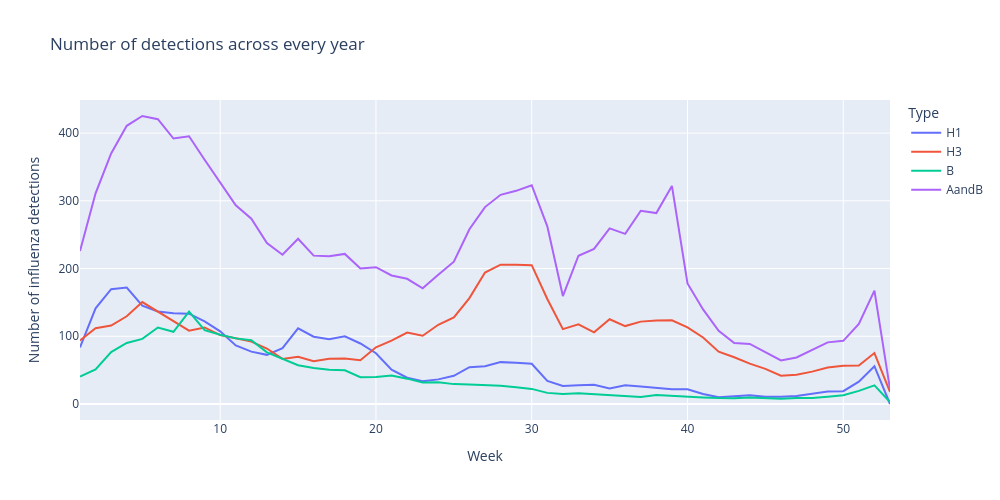

The notebook cell this image was saved under:
### Code cell
tdf = df.drop(["Year", "From"], axis=1).groupby("Week").mean()
tdf["Week"] = tdf.index
df_long = tdf.melt(
    id_vars=["Week"],
    value_vars=["H1", "H3", "B", "AandB"],
    var_name="Type",  
    value_name="Number of influenza detections", 
)

fig = px.line(df_long, "Week", "Number of influenza detections", color="Type", 
              title="Number of detections across every year", 
              width=1000, height=500
             )
fig.show()

### Figure 1 — Plotly figure (JSON) as saved in the notebook; plotly's stock layout.template omitted (floating-point values rounded to 4 significant figures)
{"data": [{"hovertemplate": "Type=H1<br>Week=%{x}<br>Number of influenza detections=%{y}<extra></extra>", "legendgroup": "H1", "line": {"color": "#636efa", "dash": "solid"}, "marker": {"symbol": "circle"}, "mode": "lines", "name": "H1", "orientation": "v", "showlegend": true, "type": "scatter", "x": [1, 2, 3, 4, 5, 6, 7, 8, 9, 10, 11, 12, 13, 14, 15, 16, 17, 18, 19, 20, 21, 22, 23, 24, 25, 26, 27, 28, 29, 30, 31, 32, 33, 34, 35, 36, 37, 38, 39, 40, 41, 42, 43, 44, 45, 46, 47, 48, 49, 50, 51, 52, 53], "xaxis": "x", "y": [83.41, 141.2, 169.6, 171.9, 145.2, 136.6, 134.0, 133.4, 121.9, 107.3, 86.54, 77.27, 72.58, 82.42, 111.6, 99.31, 95.65, 99.85, 89.35, 75.0, 50.69, 38.81, 33.67, 36.35, 41.58, 54.31, 55.81, 61.81, 60.78, 59.44, 34.11, 26.62, 27.61, 28.37, 22.92, 27.74, 25.74, 23.74, 21.69, 21.62, 14.81, 9.964, 11.22, 12.92, 10.62, 10.59, 11.85, 14.85, 18.38, 18.96, 33.0, 55.83, 0.0], "yaxis": "y"}, {"hovertemplate": "Type=H3<br>Week=%{x}<br>Number of influenza detections=%{y}<extra></extra>", "legendgroup": "H3", "line": {"color": "#EF553B", "dash": "solid"}, "marker": {"symbol": "circle"}, "mode": "lines", "name": "H3", "orientation": "v", "showlegend": true, "type": "scatter", "x": [1, 2, 3, 4, 5, 6, 7, 8, 9, 10, 11, 12, 13, 14, 15, 16, 17, 18, 19, 20, 21, 22, 23, 24, 25, 26, 27, 28, 29, 30, 31, 32, 33, 34, 35, 36, 37, 38, 39, 40, 41, 42, 43, 44, 45, 46, 47, 48, 49, 50, 51, 52, 53], "xaxis": "x", "y": [93.79, 112.0, 115.9, 129.6, 150.5, 136.3, 122.9, 108.3, 113.0, 101.7, 96.93, 92.11, 81.89, 66.63, 69.74, 63.26, 66.96, 67.33, 64.63, 83.78, 93.52, 105.4, 100.8, 117.0, 127.7, 156.4, 194.1, 205.7, 205.4, 205.0, 155.1, 110.6, 117.6, 105.9, 125.1, 115.0, 121.6, 123.2, 123.7, 113.0, 98.15, 77.29, 69.04, 59.67, 51.92, 41.89, 43.19, 47.81, 53.77, 56.41, 56.92, 75.25, 18.0], "yaxis": "y"}, {"hovertemplate": "Type=B<br>Week=%{x}<br>Number of influenza detections=%{y}<extra></extra>", "legendgroup": "B", "line": {"color": "#00cc96", "dash": "solid"}, "marker": {"symbol": "circle"}, "mode": "lines", "name": "B", "orientation": "v", "showlegend": true, "type": "scatter", "x": [1, 2, 3, 4, 5, 6, 7, 8, 9, 10, 11, 12, 13, 14, 15, 16, 17, 18, 19, 20, 21, 22, 23, 24, 25, 26, 27, 28, 29, 30, 31, 32, 33, 34, 35, 36, 37, 38, 39, 40, 41, 42, 43, 44, 45, 46, 47, 48, 49, 50, 51, 52, 53], "xaxis": "x", "y": [40.61, 50.93, 76.67, 90.07, 96.11, 112.9, 106.7, 136.4, 109.0, 102.3, 96.89, 94.26, 76.19, 66.63, 57.19, 53.23, 50.7, 49.67, 39.67, 39.92, 42.0, 37.42, 31.85, 32.19, 29.35, 28.96, 28.33, 26.85, 24.89, 22.29, 16.42, 14.77, 15.96, 14.46, 12.25, 11.37, 10.37, 13.39, 11.85, 11.4, 9.778, 8.862, 8.519, 9.708, 9.038, 7.667, 8.926, 8.962, 10.85, 13.04, 19.32, 27.42, 3.0], "yaxis": "y"}, {"hovertemplate": "Type=AandB<br>Week=%{x}<br>Number of influenza detections=%{y}<extra></extra>", "legendgroup": "AandB", "line": {"color": "#ab63fa", "dash": "solid"}, "marker": {"symbol": "circle"}, "mode": "lines", "name": "AandB", "orientation": "v", "showlegend": true, "type": "scatter", "x": [1, 2, 3, 4, 5, 6, 7, 8, 9, 10, 11, 12, 13, 14, 15, 16, 17, 18, 19, 20, 21, 22, 23, 24, 25, 26, 27, 28, 29, 30, 31, 32, 33, 34, 35, 36, 37, 38, 39, 40, 41, 42, 43, 44, 45, 46, 47, 48, 49, 50, 51, 52, 53], "xaxis": "x", "y": [225.9, 311.0, 369.9, 410.7, 425.2, 420.5, 391.9, 395.3, 360.6, 326.7, 293.4, 273.5, 237.7, 220.3, 244.0, 219.0, 218.3, 221.6, 200.0, 202.0, 189.7, 184.9, 170.9, 190.9, 210.1, 258.0, 290.7, 308.8, 314.7, 323.0, 262.3, 159.3, 218.9, 229.0, 259.3, 251.2, 285.3, 281.9, 322.0, 177.9, 139.7, 108.2, 89.96, 88.75, 76.96, 64.37, 68.67, 79.35, 91.0, 93.25, 118.4, 167.3, 22.0], "yaxis": "y"}], "layout": {"height": 500, "legend": {"title": {"text": "Type"}, "tracegroupgap": 0}, "title": {"text": "Number of detections across every year"}, "width": 1000, "xaxis": {"anchor": "y", "domain": [0, 1], "title": {"text": "Week"}}, "yaxis": {"anchor": "x", "domain": [0, 1], "title": {"text": "Number of influenza detections"}}}}
